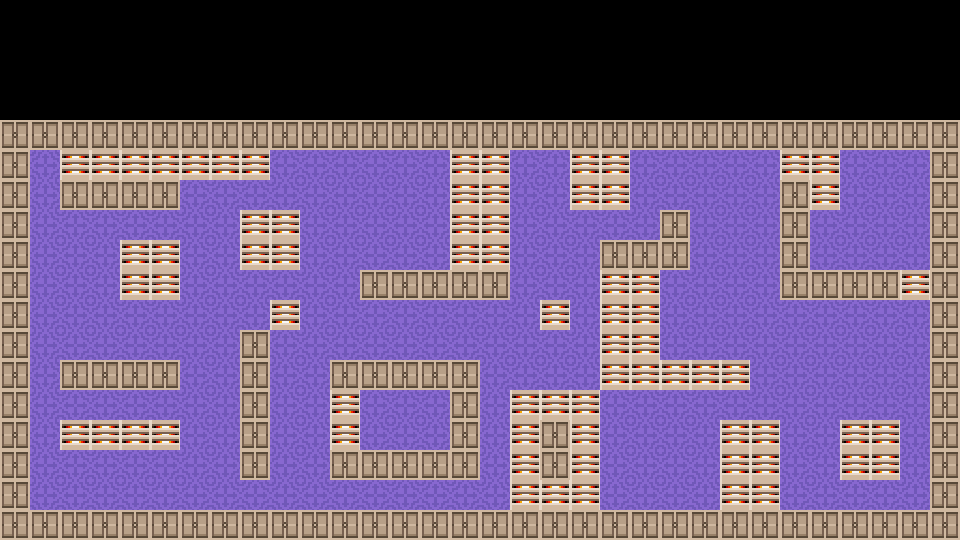

Tiled map render using the project's own tile images. Description and the whole map definition, tile-layer contents included, below:
An orthogonal 32x18 tile map with 30x30 px tiles, 1 tile layer (Tile Layer 1) and 10 objects (9x Enemy, Player1).

<map version="1.10" tiledversion="git" orientation="orthogonal" renderorder="right-down" width="32" height="18" tilewidth="30" tileheight="30" infinite="0" nextlayerid="2" nextobjectid="1">
 <tileset firstgid="1" name="TileSet2" tilewidth="30" tileheight="30" spacing="1" margin="1" tilecount="18" columns="3">
  <image source="../Assets/Maps/Map3.png" width="100" height="100" />
 </tileset>
 <layer id="1" name="Tile Layer 1" width="32" height="18">
  <data encoding="csv">
0,0,0,0,0,0,0,0,0,0,0,0,0,0,0,0,0,0,0,0,0,0,0,0,0,0,0,0,0,0,0,0,
0,0,0,0,0,0,0,0,0,0,0,0,0,0,0,0,0,0,0,0,0,0,0,0,0,0,0,0,0,0,0,0,
0,0,0,0,0,0,0,0,0,0,0,0,0,0,0,0,0,0,0,0,0,0,0,0,0,0,0,0,0,0,0,0,
0,0,0,0,0,0,0,0,0,0,0,0,0,0,0,0,0,0,0,0,0,0,0,0,0,0,0,0,0,0,0,0,
1,1,1,1,1,1,1,1,1,1,1,1,1,1,1,1,1,1,1,1,1,1,1,1,1,1,1,1,1,1,1,1,
1,2,3,3,3,3,3,3,3,2,2,2,2,2,2,3,3,2,2,3,3,2,2,2,2,2,3,3,2,2,2,1,
1,2,1,1,1,1,2,2,2,2,2,2,2,2,2,3,3,2,2,3,3,2,2,2,2,2,1,3,2,2,2,1,
1,2,2,2,2,2,2,2,3,3,2,2,2,2,2,3,3,2,2,2,2,2,1,2,2,2,1,2,2,2,2,1,
1,2,2,2,3,3,2,2,3,3,2,2,2,2,2,3,3,2,2,2,1,1,1,2,2,2,1,2,2,2,2,1,
1,2,2,2,3,3,2,2,2,2,2,2,1,1,1,1,1,2,2,2,3,3,2,2,2,2,1,1,1,1,3,1,
1,2,2,2,2,2,2,2,2,3,2,2,2,2,2,2,2,2,3,2,3,3,2,2,2,2,2,2,2,2,2,1,
1,2,2,2,2,2,2,2,1,2,2,2,2,2,2,2,2,2,2,2,3,3,2,2,2,2,2,2,2,2,2,1,
1,2,1,1,1,1,2,2,1,2,2,1,1,1,1,1,2,2,2,2,3,3,3,3,3,2,2,2,2,2,2,1,
1,2,2,2,2,2,2,2,1,2,2,3,2,2,2,1,2,3,3,3,2,2,2,2,2,2,2,2,2,2,2,1,
1,2,3,3,3,3,2,2,1,2,2,3,2,2,2,1,2,3,1,3,2,2,2,2,3,3,2,2,3,3,2,1,
1,2,2,2,2,2,2,2,1,2,2,1,1,1,1,1,2,3,1,3,2,2,2,2,3,3,2,2,3,3,2,1,
1,2,2,2,2,2,2,2,2,2,2,2,2,2,2,2,2,3,3,3,2,2,2,2,3,3,2,2,2,2,2,1,
1,1,1,1,1,1,1,1,1,1,1,1,1,1,1,1,1,1,1,1,1,1,1,1,1,1,1,1,1,1,1,1
  </data>
 </layer>
 <objectgroup id="1" name="Object Layer 1">
  <object id="1" name="BomberMan1" type="Player1" x="315" y="345">
   <properties>
    <property name="numFrames" type="int" value="3" />
    <property name="textureHeight" type="int" value="24" />
    <property name="textureWidth" type="int" value="18" />
    <property name="textureID" value="Bomber1" />
   </properties>
  </object>
  <object id="2" name="enemy1" type="Enemy" x="200" y="200">
   <properties>
    <property name="numFrames" type="int" value="3" />
    <property name="textureHeight" type="int" value="17" />
    <property name="textureWidth" type="int" value="17" />
    <property name="textureID" value="Enemy1" />
   </properties>
  </object>
  <object id="3" name="enemy2" type="Enemy" x="300" y="300">
   <properties>
    <property name="numFrames" type="int" value="3" />
    <property name="textureHeight" type="int" value="17" />
    <property name="textureWidth" type="int" value="17" />
    <property name="textureID" value="Enemy1" />
   </properties>
  </object>
  <object id="4" name="enemy3" type="Enemy" x="400" y="400">
   <properties>
    <property name="numFrames" type="int" value="3" />
    <property name="textureHeight" type="int" value="17" />
    <property name="textureWidth" type="int" value="17" />
    <property name="textureID" value="Enemy1" />
   </properties>
  </object>
  <object id="5" name="enemy4" type="Enemy" x="480" y="400">
   <properties>
    <property name="numFrames" type="int" value="3" />
    <property name="textureHeight" type="int" value="17" />
    <property name="textureWidth" type="int" value="17" />
    <property name="textureID" value="Enemy1" />
   </properties>
  </object>
  <object id="8" name="enemy5" type="Enemy" x="500" y="300">
     <properties>
      <property name="numFrames" type="int" value="3" />
      <property name="textureHeight" type="int" value="17" />
      <property name="textureWidth" type="int" value="17" />
      <property name="textureID" value="Enemy1" />
     </properties>
    </object>
  <object id="6" name="enemy6" type="Enemy" x="550" y="300">
   <properties>
    <property name="numFrames" type="int" value="3" />
    <property name="textureHeight" type="int" value="17" />
    <property name="textureWidth" type="int" value="17" />
    <property name="textureID" value="Enemy1" />
   </properties>
  </object>
  <object id="7" name="enemy7" type="Enemy" x="700" y="400">
   <properties>
    <property name="numFrames" type="int" value="3" />
    <property name="textureHeight" type="int" value="17" />
    <property name="textureWidth" type="int" value="17" />
    <property name="textureID" value="Enemy1" />
   </properties>
  </object>
  <object id="8" name="enemy8" type="Enemy" x="800" y="400">
   <properties>
    <property name="numFrames" type="int" value="3" />
    <property name="textureHeight" type="int" value="17" />
    <property name="textureWidth" type="int" value="17" />
    <property name="textureID" value="Enemy1" />
   </properties>
  </object>
  <object id="9" name="enemy9" type="Enemy" x="900" y="150">
   <properties>
    <property name="numFrames" type="int" value="3" />
    <property name="textureHeight" type="int" value="17" />
    <property name="textureWidth" type="int" value="17" />
    <property name="textureID" value="Enemy1" />
   </properties>
  </object>
 </objectgroup>
 <objectProperties>
  <property name="Bomber1" value="../Assets/Animations/BomberMan1Animation.png" />
  <property name="Enemy1" value="../Assets/Animations/Enemy1Animation.png" />
 </objectProperties>
 <bonuses>
   <property name="speed" values="1,2,3,4,5" />
   <property name="radius" values="11,12,13,14,15" />
   <property name="health" values="21,22,23,24,25" />
   <property name="time" values="31,32,33,34,35" />
   <property name="dmg" values="41,42,43,44,45" />
  </bonuses>
</map>